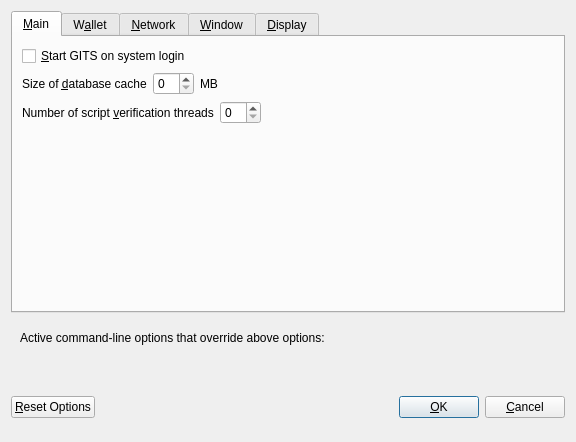
<?xml version="1.0" encoding="UTF-8"?>
<ui version="4.0">
 <class>OptionsDialog</class>
 <widget class="QDialog" name="OptionsDialog">
  <property name="geometry">
   <rect>
    <x>0</x>
    <y>0</y>
    <width>576</width>
    <height>442</height>
   </rect>
  </property>
  <property name="windowTitle">
   <string>Options</string>
  </property>
  <property name="modal">
   <bool>true</bool>
  </property>
  <layout class="QVBoxLayout" name="verticalLayout">
   <item>
    <widget class="QTabWidget" name="tabWidget">
     <property name="currentIndex">
      <number>0</number>
     </property>
     <widget class="QWidget" name="tabMain">
      <attribute name="title">
       <string>&amp;Main</string>
      </attribute>
      <layout class="QVBoxLayout" name="verticalLayout_Main">
       <item>
        <widget class="QCheckBox" name="bitcoinAtStartup">
         <property name="toolTip">
          <string>Automatically start GITS after logging in to the system.</string>
         </property>
         <property name="text">
          <string>&amp;Start GITS on system login</string>
         </property>
        </widget>
       </item>
       <item>
        <layout class="QHBoxLayout" name="horizontalLayout_2_Main">
         <item>
          <widget class="QLabel" name="databaseCacheLabel">
           <property name="text">
            <string>Size of &amp;database cache</string>
           </property>
           <property name="textFormat">
            <enum>Qt::PlainText</enum>
           </property>
           <property name="buddy">
            <cstring>databaseCache</cstring>
           </property>
          </widget>
         </item>
         <item>
          <widget class="QSpinBox" name="databaseCache"/>
         </item>
         <item>
          <widget class="QLabel" name="databaseCacheUnitLabel">
           <property name="text">
            <string>MB</string>
           </property>
           <property name="textFormat">
            <enum>Qt::PlainText</enum>
           </property>
          </widget>
         </item>
         <item>
          <spacer name="horizontalSpacer_2_Main">
           <property name="orientation">
            <enum>Qt::Horizontal</enum>
           </property>
           <property name="sizeHint" stdset="0">
            <size>
             <width>40</width>
             <height>20</height>
            </size>
           </property>
          </spacer>
         </item>
        </layout>
       </item>
       <item>
        <layout class="QHBoxLayout" name="horizontalLayout_3_Main">
         <item>
          <widget class="QLabel" name="threadsScriptVerifLabel">
           <property name="text">
            <string>Number of script &amp;verification threads</string>
           </property>
           <property name="textFormat">
            <enum>Qt::PlainText</enum>
           </property>
           <property name="buddy">
            <cstring>threadsScriptVerif</cstring>
           </property>
          </widget>
         </item>
         <item>
          <widget class="QSpinBox" name="threadsScriptVerif">
           <property name="toolTip">
            <string>(0 = auto, &lt;0 = leave that many cores free)</string>
           </property>
          </widget>
         </item>
         <item>
          <spacer name="horizontalSpacer_3_Main">
           <property name="orientation">
            <enum>Qt::Horizontal</enum>
           </property>
           <property name="sizeHint" stdset="0">
            <size>
             <width>40</width>
             <height>20</height>
            </size>
           </property>
          </spacer>
         </item>
        </layout>
       </item>
       <item>
        <spacer name="verticalSpacer_2">
         <property name="orientation">
          <enum>Qt::Vertical</enum>
         </property>
         <property name="sizeHint" stdset="0">
          <size>
           <width>20</width>
           <height>40</height>
          </size>
         </property>
        </spacer>
       </item>
      </layout>
     </widget>
     <widget class="QWidget" name="tabWallet">
      <attribute name="title">
       <string>W&amp;allet</string>
      </attribute>
      <layout class="QVBoxLayout" name="verticalLayout_Wallet">
       <item>
        <layout class="QHBoxLayout" name="horizontalLayout_2_Wallet">
         <item>
          <widget class="QLabel" name="labelStakeSplitThresholdText">
           <property name="text">
            <string>Stake split threshold:</string>
           </property>
          </widget>
         </item>
         <item>
          <widget class="QSpinBox" name="spinBoxStakeSplitThreshold">
           <property name="minimum">
            <number>1</number>
           </property>
           <property name="maximum">
            <number>999999</number>
           </property>
          </widget>
         </item>
        </layout>
       </item>
       <item>
        <widget class="QGroupBox" name="groupBox">
         <property name="title">
          <string>Expert</string>
         </property>
         <layout class="QVBoxLayout" name="verticalLayout_2">
          <item>
           <widget class="QCheckBox" name="coinControlFeatures">
            <property name="toolTip">
             <string>Whether to show coin control features or not.</string>
            </property>
            <property name="text">
             <string>Enable coin &amp;control features</string>
            </property>
           </widget>
          </item>
          <item>
           <widget class="QCheckBox" name="showMasternodesTab">
            <property name="toolTip">
             <string>Show additional tab listing all your masternodes in first sub-tab&lt;br/&gt;and all masternodes on the network in second sub-tab.</string>
            </property>
            <property name="text">
             <string>Show Masternodes Tab</string>
            </property>
           </widget>
          </item>
          <item>
           <widget class="QCheckBox" name="spendZeroConfChange">
            <property name="toolTip">
             <string>If you disable the spending of unconfirmed change, the change from a transaction&lt;br/&gt;cannot be used until that transaction has at least one confirmation.&lt;br/&gt;This also affects how your balance is computed.</string>
            </property>
            <property name="text">
             <string>&amp;Spend unconfirmed change</string>
            </property>
           </widget>
          </item>
         </layout>
        </widget>
       </item>
       <item>
        <spacer name="verticalSpacer_Wallet">
         <property name="orientation">
          <enum>Qt::Vertical</enum>
         </property>
         <property name="sizeHint" stdset="0">
          <size>
           <width>20</width>
           <height>40</height>
          </size>
         </property>
        </spacer>
       </item>
      </layout>
     </widget>
     <widget class="QWidget" name="tabNetwork">
      <attribute name="title">
       <string>&amp;Network</string>
      </attribute>
      <layout class="QVBoxLayout" name="verticalLayout_Network">
       <item>
        <widget class="QCheckBox" name="mapPortUpnp">
         <property name="toolTip">
          <string>Automatically open the GITS client port on the router. This only works when your router supports UPnP and it is enabled.</string>
         </property>
         <property name="text">
          <string>Map port using &amp;UPnP</string>
         </property>
        </widget>
       </item>
       <item>
        <widget class="QCheckBox" name="allowIncoming">
         <property name="toolTip">
          <string>Accept connections from outside</string>
         </property>
         <property name="text">
          <string>Allow incoming connections</string>
         </property>
        </widget>
       </item>
       <item>
        <widget class="QCheckBox" name="connectSocks">
         <property name="toolTip">
          <string>Connect to the GITS network through a SOCKS5 proxy.</string>
         </property>
         <property name="text">
          <string>&amp;Connect through SOCKS5 proxy (default proxy):</string>
         </property>
        </widget>
       </item>
       <item>
        <layout class="QHBoxLayout" name="horizontalLayout_1_Network">
         <item>
          <widget class="QLabel" name="proxyIpLabel">
           <property name="text">
            <string>Proxy &amp;IP:</string>
           </property>
           <property name="textFormat">
            <enum>Qt::PlainText</enum>
           </property>
           <property name="buddy">
            <cstring>proxyIp</cstring>
           </property>
          </widget>
         </item>
         <item>
          <widget class="QValidatedLineEdit" name="proxyIp">
           <property name="minimumSize">
            <size>
             <width>140</width>
             <height>0</height>
            </size>
           </property>
           <property name="maximumSize">
            <size>
             <width>140</width>
             <height>16777215</height>
            </size>
           </property>
           <property name="toolTip">
            <string>IP address of the proxy (e.g. IPv4: 127.0.0.1 / IPv6: ::1)</string>
           </property>
          </widget>
         </item>
         <item>
          <widget class="QLabel" name="proxyPortLabel">
           <property name="text">
            <string>&amp;Port:</string>
           </property>
           <property name="textFormat">
            <enum>Qt::PlainText</enum>
           </property>
           <property name="buddy">
            <cstring>proxyPort</cstring>
           </property>
          </widget>
         </item>
         <item>
          <widget class="QLineEdit" name="proxyPort">
           <property name="minimumSize">
            <size>
             <width>55</width>
             <height>0</height>
            </size>
           </property>
           <property name="maximumSize">
            <size>
             <width>55</width>
             <height>16777215</height>
            </size>
           </property>
           <property name="toolTip">
            <string>Port of the proxy (e.g. 9050)</string>
           </property>
          </widget>
         </item>
         <item>
          <spacer name="horizontalSpacer_1_Network">
           <property name="orientation">
            <enum>Qt::Horizontal</enum>
           </property>
           <property name="sizeHint" stdset="0">
            <size>
             <width>40</width>
             <height>20</height>
            </size>
           </property>
          </spacer>
         </item>
        </layout>
       </item>
       <item>
        <spacer name="verticalSpacer_Network">
         <property name="orientation">
          <enum>Qt::Vertical</enum>
         </property>
         <property name="sizeHint" stdset="0">
          <size>
           <width>20</width>
           <height>40</height>
          </size>
         </property>
        </spacer>
       </item>
      </layout>
     </widget>
     <widget class="QWidget" name="tabWindow">
      <attribute name="title">
       <string>&amp;Window</string>
      </attribute>
      <layout class="QVBoxLayout" name="verticalLayout_Window">
       <item>
        <widget class="QCheckBox" name="minimizeToTray">
         <property name="toolTip">
          <string>Show only a tray icon after minimizing the window.</string>
         </property>
         <property name="text">
          <string>&amp;Minimize to the tray instead of the taskbar</string>
         </property>
        </widget>
       </item>
       <item>
        <widget class="QCheckBox" name="minimizeOnClose">
         <property name="toolTip">
          <string>Minimize instead of exit the application when the window is closed. When this option is enabled, the application will be closed only after selecting Quit in the menu.</string>
         </property>
         <property name="text">
          <string>M&amp;inimize on close</string>
         </property>
        </widget>
       </item>
       <item>
        <spacer name="verticalSpacer_Window">
         <property name="orientation">
          <enum>Qt::Vertical</enum>
         </property>
         <property name="sizeHint" stdset="0">
          <size>
           <width>20</width>
           <height>40</height>
          </size>
         </property>
        </spacer>
       </item>
      </layout>
     </widget>
     <widget class="QWidget" name="tabDisplay">
      <attribute name="title">
       <string>&amp;Display</string>
      </attribute>
      <layout class="QVBoxLayout" name="verticalLayout_Display">
       <item>
        <layout class="QHBoxLayout" name="horizontalLayout_1_Display">
         <item>
          <widget class="QLabel" name="langLabel">
           <property name="text">
            <string>User Interface &amp;language:</string>
           </property>
           <property name="textFormat">
            <enum>Qt::PlainText</enum>
           </property>
           <property name="buddy">
            <cstring>lang</cstring>
           </property>
          </widget>
         </item>
         <item>
          <widget class="QValueComboBox" name="lang">
           <property name="toolTip">
            <string>The user interface language can be set here. This setting will take effect after restarting GITS.</string>
           </property>
          </widget>
         </item>
        </layout>
       </item>
       <item>
        <widget class="Line" name="line">
         <property name="orientation">
          <enum>Qt::Horizontal</enum>
         </property>
        </widget>
       </item>
       <item>
        <layout class="QHBoxLayout" name="horizontalLayout_2_Display">
         <item>
          <widget class="QLabel" name="unitLabel">
           <property name="text">
            <string>&amp;Unit to show amounts in:</string>
           </property>
           <property name="textFormat">
            <enum>Qt::PlainText</enum>
           </property>
           <property name="buddy">
            <cstring>unit</cstring>
           </property>
          </widget>
         </item>
         <item>
          <widget class="QValueComboBox" name="unit">
           <property name="toolTip">
            <string>Choose the default subdivision unit to show in the interface and when sending coins.</string>
           </property>
          </widget>
         </item>
        </layout>
       </item>
       <item>
        <layout class="QHBoxLayout" name="horizontalLayout_5_Display">
         <item>
          <widget class="QLabel" name="digitsLabel">
           <property name="text">
            <string>Decimal digits</string>
           </property>
          </widget>
         </item>
         <item>
          <widget class="QValueComboBox" name="digits"/>
         </item>
        </layout>
       </item>
       <item>
        <layout class="QHBoxLayout" name="horizontalLayout_3_Display">
         <item>
          <widget class="QLabel" name="thirdPartyTxUrlsLabel">
           <property name="toolTip">
            <string>Third party URLs (e.g. a block explorer) that appear in the transactions tab as context menu items. %s in the URL is replaced by transaction hash. Multiple URLs are separated by vertical bar |.</string>
           </property>
           <property name="text">
            <string>Third party transaction URLs</string>
           </property>
           <property name="buddy">
            <cstring>thirdPartyTxUrls</cstring>
           </property>
          </widget>
         </item>
         <item>
          <widget class="QLineEdit" name="thirdPartyTxUrls">
           <property name="toolTip">
            <string>Third party URLs (e.g. a block explorer) that appear in the transactions tab as context menu items. %s in the URL is replaced by transaction hash. Multiple URLs are separated by vertical bar |.</string>
           </property>
          </widget>
         </item>
        </layout>
       </item>
       <item>
        <spacer name="verticalSpacer">
         <property name="orientation">
          <enum>Qt::Vertical</enum>
         </property>
         <property name="sizeHint" stdset="0">
          <size>
           <width>20</width>
           <height>40</height>
          </size>
         </property>
        </spacer>
       </item>
      </layout>
     </widget>
    </widget>
   </item>
   <item>
    <widget class="QFrame" name="frame">
     <layout class="QVBoxLayout" name="verticalLayout_Bottom">
      <item>
       <layout class="QHBoxLayout" name="horizontalLayout_Bottom">
        <item>
         <widget class="QLabel" name="overriddenByCommandLineInfoLabel">
          <property name="text">
           <string>Active command-line options that override above options:</string>
          </property>
          <property name="textFormat">
           <enum>Qt::PlainText</enum>
          </property>
         </widget>
        </item>
        <item>
         <spacer name="horizontalSpacer_Bottom">
          <property name="orientation">
           <enum>Qt::Horizontal</enum>
          </property>
          <property name="sizeHint" stdset="0">
           <size>
            <width>40</width>
            <height>20</height>
           </size>
          </property>
         </spacer>
        </item>
       </layout>
      </item>
      <item>
       <widget class="QLabel" name="overriddenByCommandLineLabel">
        <property name="text">
         <string/>
        </property>
        <property name="textFormat">
         <enum>Qt::PlainText</enum>
        </property>
        <property name="wordWrap">
         <bool>true</bool>
        </property>
       </widget>
      </item>
     </layout>
    </widget>
   </item>
   <item>
    <layout class="QHBoxLayout" name="horizontalLayout_Buttons">
     <item>
      <widget class="QPushButton" name="resetButton">
       <property name="toolTip">
        <string>Reset all client options to default.</string>
       </property>
       <property name="text">
        <string>&amp;Reset Options</string>
       </property>
       <property name="autoDefault">
        <bool>false</bool>
       </property>
      </widget>
     </item>
     <item>
      <spacer name="horizontalSpacer_1">
       <property name="orientation">
        <enum>Qt::Horizontal</enum>
       </property>
       <property name="sizeHint" stdset="0">
        <size>
         <width>40</width>
         <height>48</height>
        </size>
       </property>
      </spacer>
     </item>
     <item>
      <widget class="QLabel" name="statusLabel">
       <property name="minimumSize">
        <size>
         <width>200</width>
         <height>0</height>
        </size>
       </property>
       <property name="font">
        <font>
         <weight>75</weight>
         <bold>true</bold>
        </font>
       </property>
       <property name="text">
        <string/>
       </property>
       <property name="textFormat">
        <enum>Qt::PlainText</enum>
       </property>
       <property name="wordWrap">
        <bool>true</bool>
       </property>
      </widget>
     </item>
     <item>
      <spacer name="horizontalSpacer_2">
       <property name="orientation">
        <enum>Qt::Horizontal</enum>
       </property>
       <property name="sizeHint" stdset="0">
        <size>
         <width>40</width>
         <height>48</height>
        </size>
       </property>
      </spacer>
     </item>
     <item>
      <widget class="QPushButton" name="okButton">
       <property name="text">
        <string>&amp;OK</string>
       </property>
       <property name="autoDefault">
        <bool>false</bool>
       </property>
       <property name="default">
        <bool>true</bool>
       </property>
      </widget>
     </item>
     <item>
      <widget class="QPushButton" name="cancelButton">
       <property name="text">
        <string>&amp;Cancel</string>
       </property>
       <property name="autoDefault">
        <bool>false</bool>
       </property>
      </widget>
     </item>
    </layout>
   </item>
  </layout>
 </widget>
 <customwidgets>
  <customwidget>
   <class>QValidatedLineEdit</class>
   <extends>QLineEdit</extends>
   <header>qvalidatedlineedit.h</header>
  </customwidget>
  <customwidget>
   <class>QValueComboBox</class>
   <extends>QComboBox</extends>
   <header>qvaluecombobox.h</header>
  </customwidget>
 </customwidgets>
 <resources/>
 <connections/>
</ui>
